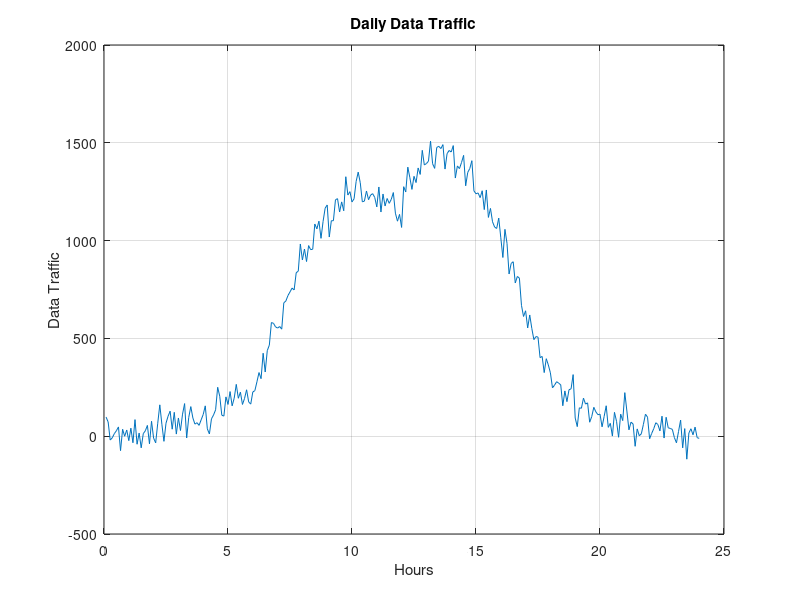

Here is the MATLAB script that generated this plot:
close all
clear all
clc

SCALING = 1000;
VALUES_PER_HOUR=12;
STEP = 1/VALUES_PER_HOUR;
baseline=250;
NOISE = SCALING*(randn (VALUES_PER_HOUR*24,1))/20;
time1=STEP:STEP:6;
time2=(6+STEP):STEP:12;
time3=(12+STEP):STEP:18;
time4=(18+STEP):STEP:24;
time= [time1 time2 time3 time4];
s1=(time1.*time1)*(baseline/36);
s2=cos(((time2-6) / 6 * 2 * pi / 3)-pi/2)*SCALING + baseline;
s3=sin(((time3-12) / 6 * 2 * pi / 3) + pi/3)*SCALING*1.2 + baseline;
s4=fliplr(s1);
BASESIGNAL= [s1 s2 s3 s4];
BASESIGNAL=BASESIGNAL';
FINALSIGNAL= BASESIGNAL+NOISE;
figure (1)
plot (time,FINALSIGNAL)
title ('Daily Data Traffic');
xlabel ('Hours')
ylabel ('Data Traffic')
grid on;